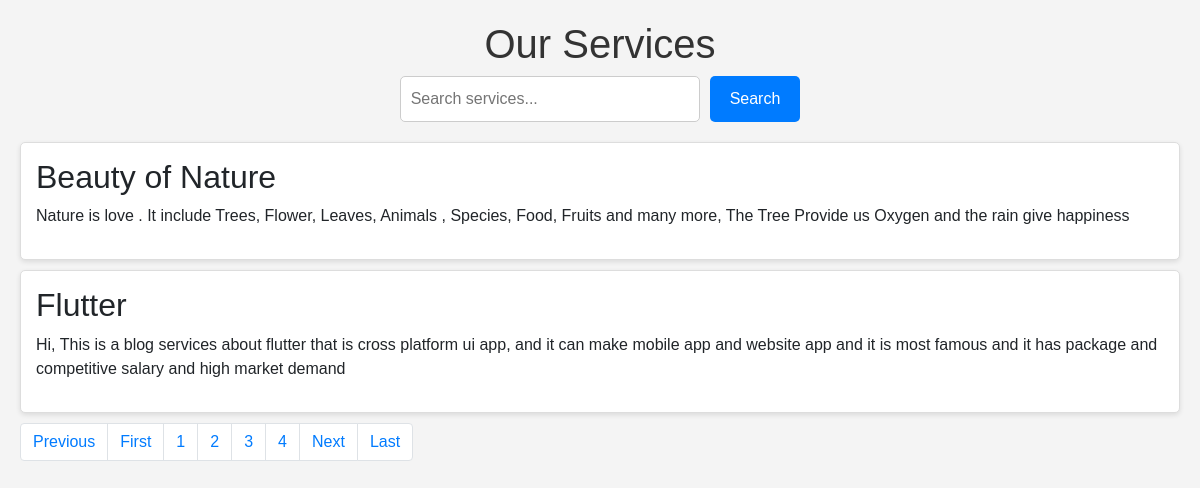
Screenshot of /new/?page=2 with the database file from the repository.
### service/models.py (models this page shows)
class Service(models.Model):
    service_icon = models.CharField(max_length=50)
    service_title = models.CharField(max_length=50)
    service_description = models.TextField()

### wscubetech/views.py (the view)
# urls.py: path('new/', views.new, name="new"),
def new(request):
    st = request.GET.get('servicename')
    if st:
        serviceData = Service.objects.filter(service_title__icontains=st)
    else:
        serviceData = Service.objects.all()
    print(f"Service data: {serviceData}")  # Debugging print
    paginator = Paginator(serviceData, 2)  # Show 2 services per page
    page_number = request.GET.get('page')  # Get the current page number from the URL
    serviceDatafinal = paginator.get_page(page_number)  # Get the services for the current page
    totalpage = serviceDatafinal.paginator.num_pages  # Total number of pages
    totalpagelist = [n+1 for n in range(totalpage)]  # List of page numbers
    data = {
        'serviceData': serviceDatafinal,
        'lastpage': totalpage,
        'totalpagelist': totalpagelist,
    }
    print(f"Final paginated data: {serviceDatafinal}")  # Debugging print
    return render(request, 'new.html', data)

### templates/new.html (shortened to what this page needs)
<!DOCTYPE html>
<html lang="en">
<head>
    <link rel="stylesheet" href="https://cdn.jsdelivr.net/npm/bootstrap@4.0.0/dist/css/bootstrap.min.css">
</head>
<body>
    <h1>Our Services</h1>
    <form method="GET" action="">
        <input type="text" name="servicename" placeholder="Search services..." value="{{ servicename }}">
        <button type="submit">Search</button>
    </form>
    {% if serviceData %}
        {% for service in serviceData %}
            <div class="service">
                <h2>{{ service.service_title | safe }}</h2>
                <p>{{ service.service_description | safe }}</p>
            </div>
        {% endfor %}
    {% else %}
        <p class="no-services">No services found.</p>
    {% endif %}
<nav aria-label="...">
    <ul class="pagination">
        {% if serviceData.has_previous %}
        <li class="page-item">
            <a class="page-link" tabindex="-1" href="/new/?page={{ serviceData.previous_page_number }}">Previous</a>
        </li>
        <li class="page-item">
            <a class="page-link" href="/new/?page=1" tabindex="-1">First</a>
        </li>
        {% endif %}
        {% for page in totalpagelist %}
        <li class="page-item"><a class="page-link" href="/new/?page={{ page }}">{{ page }}</a></li>
        {% endfor %}
        {% if serviceData.has_next %}
        <li class="page-item">
            <a class="page-link" href="/new/?page={{ serviceData.next_page_number }}">Next</a>
        </li>
        <li class="page-item">
            <a class="page-link" href="/new/?page={{ lastpage }}">Last</a>
        </li>
        {% endif %}
    </ul>
</nav>
</body>
</html>

### templates/new.html (style rules this page uses)
body { font-family: Arial, sans-serif; background-color: #f4f4f4; margin: 0; padding: 20px; }
h1 { color: #333; text-align: center; }
form { display: flex; justify-content: center; margin-bottom: 20px; }
input[type="text"] { padding: 10px; font-size: 16px; width: 300px; border: 1px solid #ccc; border-radius: 5px; margin-right: 10px; }
button { padding: 10px 20px; font-size: 16px; background-color: #007bff; color: white; border: none; border-radius: 5px; cursor: pointer; }
.service { background-color: white; border: 1px solid #ddd; border-radius: 5px; padding: 15px; margin: 10px 0; box-shadow: 0 2px 5px rgba(0, 0, 0, 0.1); }

### rows the page displays
Service: service_title "Beauty of Nature", service_description "Nature is love . It include Trees, Flower, Leaves, Animals , Species, Food, Fruits and many more, The Tree Provide us Oxygen and the rain give happiness"
Service: service_title "Flutter", service_description "Hi, This is a blog services about flutter that is cross platform ui app, and it can make mobile app and website app and it is most famous and it has package and competitive salary and high market demand"

### other values shown
{{ page }} "1" "2" "3" "4"
